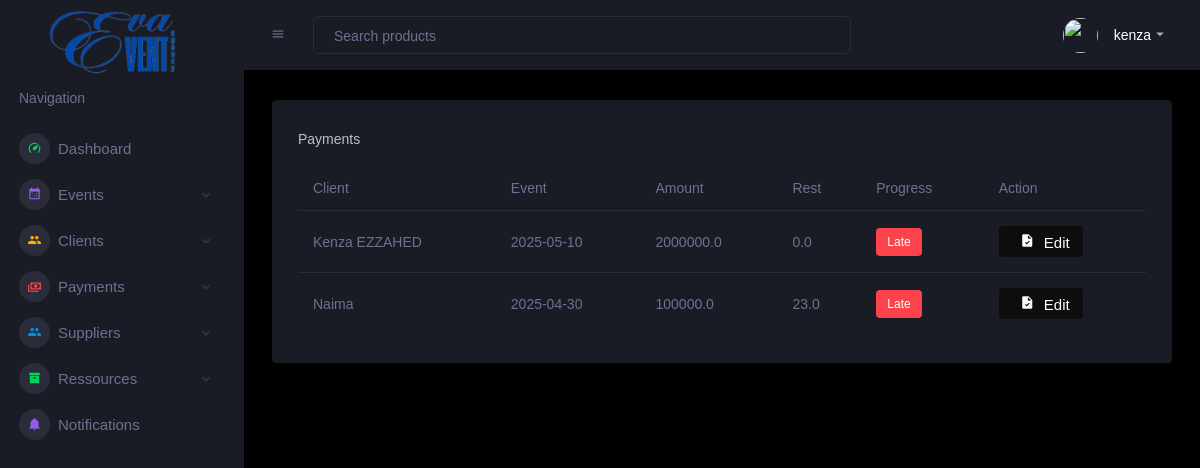
The page /payement/ (signed in) on the database its author committed.
### eventApp/models.py (models this page shows)
class Paiement(models.Model):
    client = models.ForeignKey(Client, on_delete=models.CASCADE, null=True, blank=True, related_name="client")
    evenement = models.ForeignKey(Evenement, on_delete=models.CASCADE, null=True, blank=True, related_name='ses_paiements')
    type = models.CharField(max_length=20, choices=TypePaiement.choices)
    date_paiement = models.DateField()
    montant = models.FloatField()
    reste = models.FloatField()
    deadline = models.DateField()

class Client(models.Model):
    nom = models.CharField(max_length=100)
    type = models.CharField(max_length=20, choices=TypeClient.choices)
    num_tel = models.BigIntegerField()
    email = models.EmailField()
    adresse = models.TextField()
    deleted = models.BooleanField(default=False)
    image = models.ImageField(upload_to='client_images/', null=True, blank=True)
    def __str__(self):
        return self.nom

class Evenement(models.Model):
    date_evenement = models.DateField()
    type = models.CharField(max_length=20, choices=TypeEvenement.choices)
    date_contrat = models.DateField()
    status = models.CharField(max_length=100)
    Progress = models.DecimalField(max_digits=5, decimal_places=2,default="0.0")
    client = models.ForeignKey(Client, on_delete=models.CASCADE, related_name='ses_clients')
    fournisseurs = models.ManyToManyField(Fournisseur, related_name='ses_fournisseurs')
    deleted = models.BooleanField(default=True)
    def __str__(self):
        return f"{self.date_evenement}"

### eventApp/views.py (the view)
# urls.py: path("payement/",payement,name="payement"),
@login_required
def payement(request):
    now = date.today()
    pays = Paiement.objects.all()
    for p in pays:
        p.is_overdue = p.deadline < now
    context = {'pays': pays}
    return render(request, "payments/payments.html", context)

### templates/payments/payments.html
{% extends 'base.html' %}
{% block content %}
      <div class="row">
        <div class="col-lg-12 grid-margin stretch-card">
          <div class="card">
            <div class="card-body">
              <p class="card-description"> Payments </code>
              </p>
              <div class="table-responsive">
                <table class="table">
                  <thead>
                    <tr>
                      <th>Client</th>
                      <th>Event</th>
                      <th>Amount</th>
                      <th>Rest</th>
                      <th>Progress</th>
                      <th>Action</th>
                    </tr>
                  </thead>
                  <tbody>
                    {% for pay in pays %}
                    <tr>
                      <td>{{pay.client}}</td>
                      <td>{{pay.evenement}}</td>
                      <td>{{pay.montant}}</td>
                      <td>{{pay.reste}}</td>
                      {% if pay.reste > 0 and not pay.is_overdue %}
                      <td><label class="badge badge-info">Not complete </label></td>
                     {% elif pay.reste == 0 and not pay.is_overdue %}
                     <td><label class="badge badge-success"> complete </label></td>
                     {% else %}
                     <td><label class="badge badge-danger"> Late </label></td>
                     {% endif %}
                     <td>
                      <a href="{% url 'payEdit' pay.id %}" class="btn btn-dark btn-icon-text">
                            <i class="mdi mdi-file-check btn-icon-append"></i> Edit
                      </a>
                    </td>
                    </tr>
                    {% endfor %}
                  </tbody>
                </table>
              </div>
            </div>
{% endblock %}

### templates/base.html (shortened to what this page needs)
{% load static %}
<!DOCTYPE html>
<html lang="en">
<head>
    <link rel="stylesheet" href="{% static 'vendors/mdi/css/materialdesignicons.min.css' %}">
    <link rel="stylesheet" href="{% static 'vendors/css/vendor.bundle.base.css' %}">
    <link rel="stylesheet" href="{% static 'vendors/jvectormap/jquery-jvectormap.css' %}">
    <link rel="stylesheet" href="{% static 'vendors/flag-icon-css/css/flag-icon.min.css' %}">
    <link rel="stylesheet" href="{% static 'vendors/owl-carousel-2/owl.carousel.min.css' %}">
    <link rel="stylesheet" href="{% static 'vendors/owl-carousel-2/owl.theme.default.min.css' %}">
    <link rel="stylesheet" href="{% static 'css/style.css' %}">
</head>
<body>
    <div class="container-scroller">
        <nav class="sidebar sidebar-offcanvas" id="sidebar">
            <div class="sidebar-brand-wrapper d-none d-lg-flex align-items-center justify-content-center fixed-top">
                <a  href=""><img width="170px" height="170px"
                    src="{% static 'images/logo.png' %}"
                        alt="logo" /></a>
            </div>
            <ul class="nav">
                <li class="nav-item nav-category">
                    <span class="nav-link">Navigation</span>
                </li>
                <li class="nav-item menu-items">
                    <a class="nav-link" href="">
                        <span class="menu-icon">
                            <i class="mdi mdi-speedometer"></i>
                        </span>
                        <span class="menu-title">Dashboard</span>
                    </a>
                </li>
                <li class="nav-item menu-items">
                    <a class="nav-link" data-toggle="collapse" href="#ui-ev" aria-expanded="false"
                        aria-controls="ui-ev">
                        <span class="menu-icon">
                            <i class="mdi mdi-calendar-multiselect"></i>
                        </span>
                        <span class="menu-title">Events</span>
                        <i class="menu-arrow"></i>
                    </a>
                </li>
                <li class="nav-item menu-items">
                    <a class="nav-link" data-toggle="collapse" href="#ui-basic" aria-expanded="false"
                        aria-controls="ui-basic">
                        <span class="menu-icon">
                            <i class="mdi mdi-account-multiple"></i>
                        </span>
                        <span class="menu-title">Clients</span>
                        <i class="menu-arrow"></i>
                    </a>
                </li>
                <li class="nav-item menu-items">
                    <a class="nav-link" data-toggle="collapse" href="#ui-pay" aria-expanded="false"
                        aria-controls="ui-pay">
                        <span class="menu-icon">
                            <i class="mdi mdi-cash-multiple"></i>
                        </span>
                        <span class="menu-title">Payments</span>
                        <i class="menu-arrow"></i>
                    </a>
                </li>
                <li class="nav-item menu-items">
                    <a class="nav-link" data-toggle="collapse" href="#ui-supp" aria-expanded="false"
                        aria-controls="ui-supp">
                        <span class="menu-icon">
                            <i class="mdi mdi-account-multiple"></i>
                        </span>
                        <span class="menu-title">Suppliers</span>
                        <i class="menu-arrow"></i>
                    </a>
                </li>
                <li class="nav-item menu-items">
                    <a class="nav-link" data-toggle="collapse" href="#ui-ress" aria-expanded="false"
                        aria-controls="ui-ress">
                        <span class="menu-icon">
                            <i class="mdi mdi-archive"></i>
                        </span>
                        <span class="menu-title">Ressources</span>
                        <i class="menu-arrow"></i>
                    </a>
                </li>
                <li class="nav-item menu-items">
                    <a class="nav-link" href="">
                        <span class="menu-icon">
                            <i class="mdi mdi-bell"></i>
                        </span>
                        <span class="menu-title">Notifications</span>
                    </a>
                </li>
            </ul>
        </nav>
        <div class="container-fluid page-body-wrapper">
            <nav class="navbar p-0 fixed-top d-flex flex-row">
                <div class="navbar-menu-wrapper flex-grow d-flex align-items-stretch">
                    <button class="navbar-toggler navbar-toggler align-self-center" type="button"
                        data-toggle="minimize">
                        <span class="mdi mdi-menu"></span>
                    </button>
                    <ul class="navbar-nav w-100">
                        <li class="nav-item w-100">
                            <form class="nav-link mt-2 mt-md-0 d-none d-lg-flex search">
                                <input type="text" class="form-control" placeholder="Search products">
                            </form>
                        </li>
                    </ul>
                    <ul class="navbar-nav navbar-nav-right">
                        <li class="nav-item dropdown">
                            <a class="nav-link" id="profileDropdown" href="#" data-toggle="dropdown">
                                <div class="navbar-profile">
                                    <img class="img-xs rounded-circle"
                                        src="{% static 'images/faces/face15.jpg' %}" alt="">
                                    <p class="mb-0 d-none d-sm-block navbar-profile-name">{{request.user.username}}</p>
                                    <i class="mdi mdi-menu-down d-none d-sm-block"></i>
                                </div>
                            </a>
                        </li>
                    </ul>
                </div>
            </nav>
            <div class="main-panel">
                <div class="content-wrapper">
                    {% block content %}{% endblock %}
                </div>
            </div>
        </div>
    </div>
</body>
</html>

### rows shown on the page
Paiement: client "Kenza EZZAHED", evenement "2025-05-10", montant "2000000.0", reste "0.0", shows "Late"
Paiement: client "Naima", evenement "2025-04-30", montant "100000.0", reste "23.0", shows "Late"

### other values the page prints
{{ request.user.username }} "kenza"
